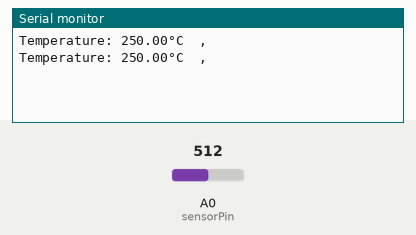
Simulated run of this sketch. Board: Arduino Uno, built with avr-gcc and run on an emulated ATmega328P. Parts: the last lines printed to the serial monitor. Inputs (shaded band) come from the test bench; at power-on: A0 (sensorPin) = 512.

Above: at 1.8 s.
1.9 s: A0 (sensorPin) set to 716
At 2.8 s:
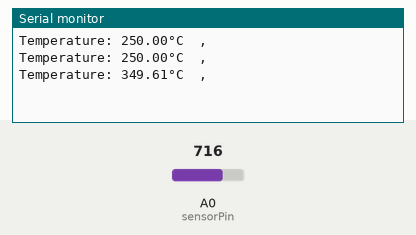
3.4 s: A0 (sensorPin) set to 900
At 4.5 s:
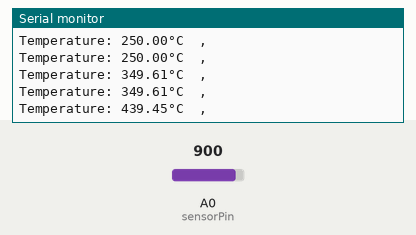
Timing chart, 0 to 6.4 s (numbered marks = the images above; inputs shaded):
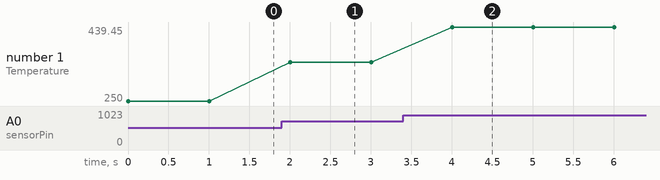

The sketch:

LM35Temperature.ino
```cpp
#define sensorPin A0

void setup() {

  Serial.begin(9600);
}

void loop() {

  int reading = analogRead(sensorPin);
  float voltage = reading * (5.0 / 1024.0);
  float temperatureC = voltage * 100;

  Serial.print("Temperature: ");
  Serial.print(temperatureC);
  Serial.print("\xC2\xB0");
  Serial.println("C  ,  ");


  delay(1000);
}
```

Measured:
- after the input at 1.9 s, the serial monitor: prints a new line after 0.10 s (image 1)
- after the input at 3.4 s, the serial monitor: prints a new line after 0.60 s (image 2)
- plotted number 1: 250 → 349.61 after the input at 1.9 s, 349.61 → 439.45 after the input at 3.4 s
